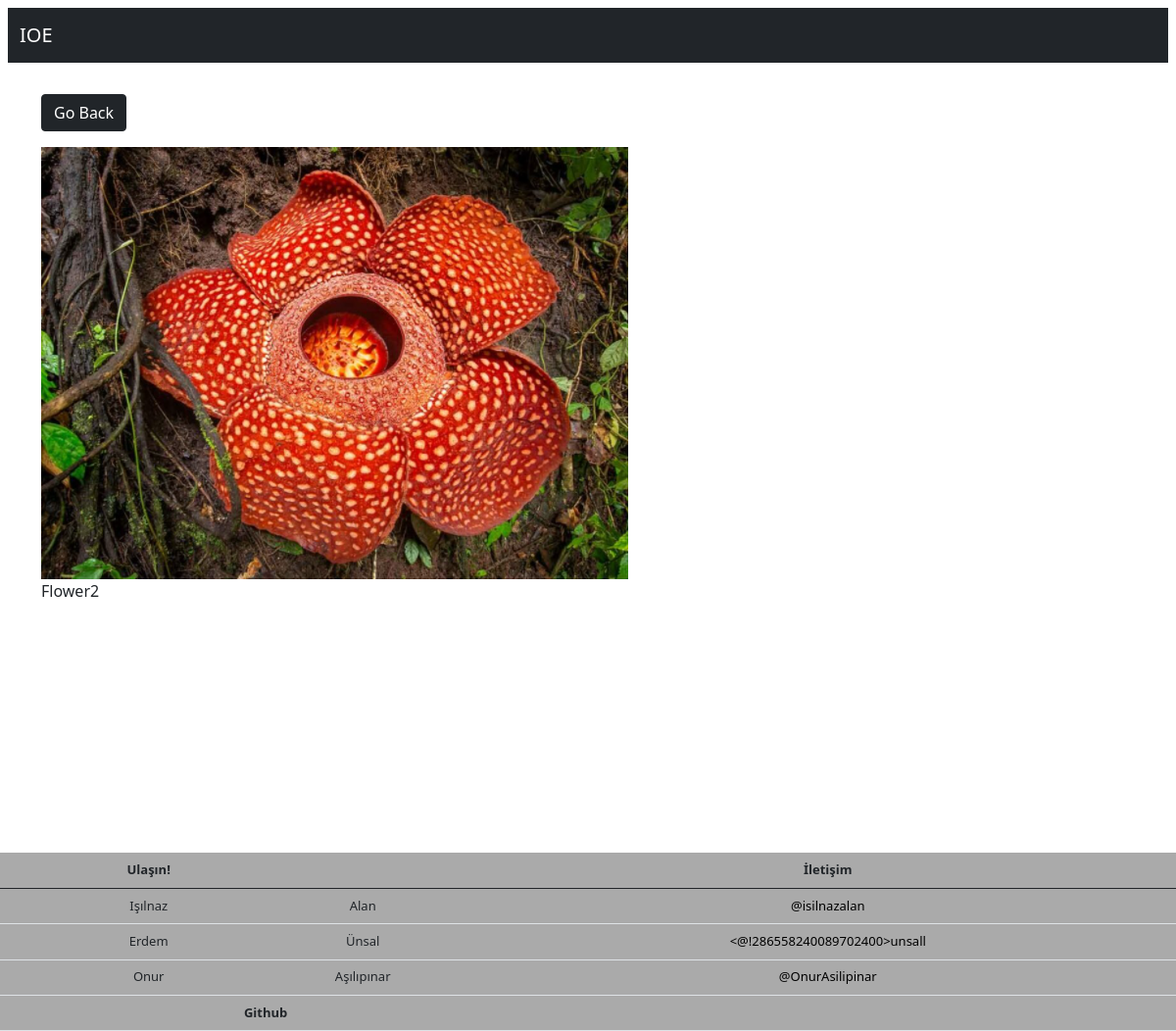
The page /photo/32/ (signed in) on the database its author committed.
### photos/models.py (models this page shows, shortened)
class Photo(models.Model):
    class Meta:
        verbose_name = 'Photo'
        verbose_name_plural = 'Photos'
    category = models.ForeignKey(
        Category, on_delete=models.SET_NULL, null=True, blank=True)
    image = models.ImageField(null=False, blank=False)
    description = models.TextField()

### photos/views.py (the view)
# urls.py: path('photo/<str:pk>/', views.viewPhoto, name='photo'),
@login_required(login_url='login')
def viewPhoto(request, pk):
    photo = Photo.objects.get(id=pk)
    return render(request, 'photos/photo.html', {'photo': photo})

### photos/templates/photos/photo.html (shortened to what this page needs)
<!DOCTYPE html>
<html>
<head>
    <link href="https://cdn.jsdelivr.net/npm/bootstrap@5.0.0-beta1/dist/css/bootstrap.min.css" rel="stylesheet"
>
</head>
<body class="" style="padding-top: 5rem">
<nav class="navbar fixed-top m-2 navbar-expand-lg navbar-dark bg-dark" >
  <div class="container-fluid">
    <div class="collapse navbar-collapse" id="#navbarNavAltMarkup">
      <div class="navbar-nav">
       <a class="navbar-brand" aria-current="page" href="{% url 'gallery' %}">IOE</a>
      </div>
    </div>
  </div>
</nav>
    <div class="container">
        <div class="row justify-content-center">
            <div class="col">
                <a href="{% url 'gallery' %}" class="btn btn-dark my-3">Go Back</a>
                <div style="height: 90vh;">
                    <img style="max-width: 100%; max-height: 100%;" src="{{photo.image.url}}" onmousemove="showCoords(event)">
                    <p>{{photo.description}}</p>
                </div>
            </div>
        </div>
    </div>
    <table class="table m-0" style="margin: 3rem; padding-bottom:0px; width:100% ; background-color: #aaaaaa; text-align: center; font-size: small">
  <thead>
    <tr>
      <th scope="col"></th>
      <th scope="col">Ulaşın!</th>
      <th scope="col"></th>
      <th scope="col">İletişim</th>
    </tr>
  </thead>
  <tbody>
    <tr>
      <th scope="row"></th>
      <td>Işılnaz</td>
      <td>Alan</td>
      <td><a href="https://twitter.com/isilnazalan" style="text-decoration: none; color: black" >@isilnazalan</a> </td>
    </tr>
    <tr>
      <th scope="row"></th>
      <td>Erdem</td>
      <td>Ünsal</td>
      <td><a href="https://twitter.com/erdemunsall" style="text-decoration: none; color: black" ><@!286558240089702400>unsall</a></td>
    </tr>
    <tr>
    <tr>
      <th scope="row"></th>
      <td>Onur</td>
      <td>Aşılıpınar</td>
      <td><a href="https://twitter.com/OnurAsilipinar" style="text-decoration: none; color: black" >@OnurAsilipinar</a></td>
    </tr>
    <tr>
      <th scope="row"></th>
      <td colspan="2"><b>Github</b></td>
      <td></td>
    </tr>
  </tbody>
</table>
</body>
</html>

### rows shown on the page
Photo: image (picture), description "Flower2"
